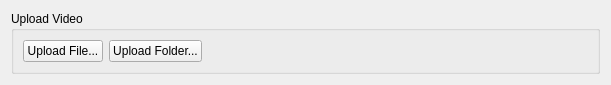
<?xml version="1.0" encoding="UTF-8"?>
<ui version="4.0">
 <class>WearableUploadWidget</class>
 <widget class="QWidget" name="WearableUploadWidget">
  <property name="geometry">
   <rect>
    <x>0</x>
    <y>0</y>
    <width>611</width>
    <height>74</height>
   </rect>
  </property>
  <layout class="QVBoxLayout" name="verticalLayout">
   <item>
    <widget class="QGroupBox" name="groupBox">
     <property name="title">
      <string>Upload Video</string>
     </property>
     <property name="flat">
      <bool>true</bool>
     </property>
     <layout class="QHBoxLayout" name="horizontalLayout" stretch="0,0,1">
      <property name="sizeConstraint">
       <enum>QLayout::SetNoConstraint</enum>
      </property>
      <item>
       <widget class="QPushButton" name="uploadFileButton">
        <property name="text">
         <string>Upload File...</string>
        </property>
       </widget>
      </item>
      <item>
       <widget class="QPushButton" name="uploadFolderButton">
        <property name="text">
         <string>Upload Folder...</string>
        </property>
       </widget>
      </item>
      <item>
       <widget class="QLabel" name="warningLabel">
        <property name="text">
         <string notr="true">&lt;warning&gt;</string>
        </property>
       </widget>
      </item>
     </layout>
    </widget>
   </item>
  </layout>
 </widget>
 <resources/>
 <connections/>
</ui>
